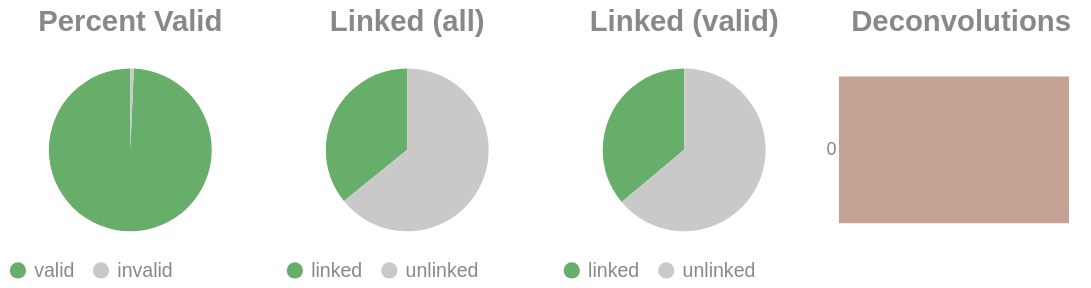

The code cell stored with this chart in its notebook:
### Code cell
if SKIPLR:
    pass
else:
    clash = Counter()
    for i in valids['molecule'].to_list():
        _mol = i.split("-")
        if len(_mol) == 1:
            clash.update('0')
        else:
            clash.update(_mol[-1])

    _d = {"deconvolutions": [], 'count': []}
    for k,v in clash.items():
        _d['deconvolutions'].append(k)
        _d['count'].append(v)

    tot_valid = valids['reads'].sum()
    mask = valids['reads'] >= 2
    n_linked_reads = valids.filter(mask)['reads'].sum()
    if n_linked_reads == 0:
        print_html("No linked molecules (>=2 reads) were detected; skipping linked-only distributions.")
        SKIPLR = True
    else:
        perc_valid = round(tot_valid / n_reads, 4)
        linked_perc_abs = round(n_linked_reads / n_reads, 4)
        linked_perc = round(n_linked_reads / tot_valid, 4)

    _valid = pl.DataFrame({"valids": ['valid', 'invalid'], "count": [tot_valid, n_reads - tot_valid]})
    _linked_abs = pl.DataFrame({"linked (absolute)": ['linked', 'unlinked'], "count": [n_linked_reads, n_reads - n_linked_reads]})
    _linked_rel = pl.DataFrame({"linked (valids)": ['linked', 'unlinked'], "count": [n_linked_reads, tot_valid - n_linked_reads]})

    (
        alt.hconcat(
            piechart(_valid, goodval = 'valid', title = "Percent Valid"),
            piechart(_linked_abs, goodval = "linked", title =  "Linked (all)"),
            piechart(_linked_rel, goodval = "linked", title =  "Linked (valid)"),
            convolutionbar(pl.DataFrame(_d), title = "Deconvolutions"),
            center = True,
            bounds = 'flush'
        )
        .resolve_scale(color='independent')
        .resolve_legend('independent')
        .properties(usermeta={'embedOptions': {"actions": False}})
    ).display()

### Figure 1 — Vega-Lite specification as saved in the notebook (floating-point values rounded to 4 significant figures)
{"width": "container", "height": 400, "config": {"title": {"anchor": "start", "dy": -15, "fontSize": 18, "color": "#888888", "subtitleColor": "#888888", "subtitleFontSize": 14}, "arc": {"fill": "#0072B2"}, "axis": {"domainColor": "#888888", "domainWidth": 0.5, "gridWidth": 0.2, "grid": false, "titleFontWeight": 400, "titleFontSize": 15, "labelFontSize": 11, "labelColor": "#888888", "tickColor": "#888888", "tickWidth": 0.2, "titleColor": "#888888"}, "axisBand": {"grid": false}, "axisX": {"grid": true, "tickSize": 10, "domainCap": "round"}, "axisY": {"domain": false, "grid": true, "tickSize": 0, "domainCap": "round"}, "background": "transparent", "header": {"labelFontSize": 15, "labelColor": "#888888", "titleFontSize": 15, "titleFontWeight": 600, "titleColor": "#888888"}, "legend": {"labelFont": "sans-serif", "labelFontSize": 12, "labelColor": "#888888", "symbolSize": 100, "symbolType": "circle", "titleFontSize": 12, "titlePadding": 10, "titleColor": "#888888", "title": null}, "range": {"category": ["#E69F00", "#56B4E9", "#009E73", "#F0E442", "#0072B2", "#D55E00", "#CC79A7", "#000000"], "diverging": ["#cfe8f3", "#a2d4ec", "#73bfe2", "#46abdb", "#1696d2", "#12719e"]}, "area": {"fill": "#0072B2", "fillOpacity": 0.7, "line": true, "strokeOpacity": 0.7}, "line": {"color": "#0072B2", "stroke": "#0072B2", "strokeWidth": 2}, "trail": {"color": "#0072B2", "stroke": "#0072B2", "strokeWidth": 0, "size": 1}, "point": {"filled": true, "fillOpacity": 1.0, "size": 95}, "text": {"color": "#888888", "fontSize": 11, "align": "right", "fontWeight": 400, "size": 11}, "bar": {"fill": "#0072B2", "stroke": null}, "view": {"stroke": null, "continuousWidth": 660, "continuousHeight": 400}}, "hconcat": [{"data": {"name": "data-cdc25d5c8e9c21ed9d70cceb66df45e1"}, "mark": {"type": "arc"}, "encoding": {"color": {"field": "valids", "legend": {"orient": "bottom", "title": null}, "scale": {"domain": ["valid", "invalid"], "range": ["#68ae6b", "#C9C9C9"]}, "title": "Valids", "type": "nominal"}, "theta": {"field": "count", "type": "quantitative"}, "tooltip": [{"field": "valids", "title": "Valids", "type": "ordinal"}, {"field": "percent", "format": ".2%", "title": "Percent", "type": "quantitative"}, {"field": "count", "title": "Count", "type": "quantitative"}]}, "height": 100, "title": {"text": "Percent Valid", "align": "center", "anchor": "middle"}, "transform": [{"calculate": "datum.count / 10829663", "as": "percent"}], "width": 150}, {"data": {"name": "data-dc2a919602b550327d1fff654f9a58f3"}, "mark": {"type": "arc"}, "encoding": {"color": {"field": "linked (absolute)", "legend": {"orient": "bottom", "title": null}, "scale": {"domain": ["linked", "unlinked"], "range": ["#68ae6b", "#C9C9C9"]}, "title": "Linked (Absolute)", "type": "nominal"}, "theta": {"field": "count", "type": "quantitative"}, "tooltip": [{"field": "linked (absolute)", "title": "Linked (Absolute)", "type": "ordinal"}, {"field": "percent", "format": ".2%", "title": "Percent", "type": "quantitative"}, {"field": "count", "title": "Count", "type": "quantitative"}]}, "height": 100, "title": {"text": "Linked (all)", "align": "center", "anchor": "middle"}, "transform": [{"calculate": "datum.count / 10829663", "as": "percent"}], "width": 150}, {"data": {"name": "data-444647d545c7a3191b087e5bd4bea1e9"}, "mark": {"type": "arc"}, "encoding": {"color": {"field": "linked (valids)", "legend": {"orient": "bottom", "title": null}, "scale": {"domain": ["linked", "unlinked"], "range": ["#68ae6b", "#C9C9C9"]}, "title": "Linked (Valids)", "type": "nominal"}, "theta": {"field": "count", "type": "quantitative"}, "tooltip": [{"field": "linked (valids)", "title": "Linked (Valids)", "type": "ordinal"}, {"field": "percent", "format": ".2%", "title": "Percent", "type": "quantitative"}, {"field": "count", "title": "Count", "type": "quantitative"}]}, "height": 100, "title": {"text": "Linked (valid)", "align": "center", "anchor": "middle"}, "transform": [{"calculate": "datum.count / 10755327", "as": "percent"}], "width": 150}, {"data": {"name": "data-ebe40d97dc1bd6a4043b701e71a4d905"}, "mark": {"type": "bar"}, "encoding": {"color": {"field": "deconvolutions", "legend": null, "scale": {"scheme": "lightgreyred"}, "type": "nominal"}, "tooltip": [{"field": "deconvolutions", "title": "Deconvolutions", "type": "ordinal"}, {"field": "percent", "format": ".2%", "title": "Percent", "type": "quantitative"}, {"field": "count", "title": "Count", "type": "quantitative"}], "x": {"axis": null, "field": "count", "type": "quantitative"}, "y": {"field": "deconvolutions", "sort": "ascending", "title": null, "type": "nominal"}}, "height": 100, "title": {"text": "Deconvolutions", "align": "center", "anchor": "middle"}, "transform": [{"calculate": "datum.count / 8473552", "as": "percent"}], "width": 150}], "bounds": "flush", "center": true, "resolve": {"legend": {"angle": "independent"}, "scale": {"color": "independent"}}, "usermeta": {"embedOptions": {"actions": false}}, "$schema": "https://vega.github.io/schema/vega-lite/v6.1.0.json", "datasets": {"data-cdc25d5c8e9c21ed9d70cceb66df45e1": [{"valids": "valid", "count": 10755327}, {"valids": "invalid", "count": 74336}], "data-dc2a919602b550327d1fff654f9a58f3": [{"linked (absolute)": "linked", "count": 3880511}, {"linked (absolute)": "unlinked", "count": 6949152}], "data-444647d545c7a3191b087e5bd4bea1e9": [{"linked (valids)": "linked", "count": 3880511}, {"linked (valids)": "unlinked", "count": 6874816}], "data-ebe40d97dc1bd6a4043b701e71a4d905": [{"deconvolutions": "0", "count": 8473552}]}}
